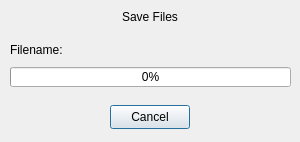
<?xml version="1.0" encoding="UTF-8"?>
<ui version="4.0">
 <class>ProgressMessage</class>
 <widget class="QDialog" name="ProgressMessage">
  <property name="geometry">
   <rect>
    <x>0</x>
    <y>0</y>
    <width>300</width>
    <height>142</height>
   </rect>
  </property>
  <property name="minimumSize">
   <size>
    <width>300</width>
    <height>142</height>
   </size>
  </property>
  <property name="maximumSize">
   <size>
    <width>300</width>
    <height>142</height>
   </size>
  </property>
  <property name="windowTitle">
   <string>Save Files</string>
  </property>
  <property name="windowIcon">
   <iconset resource="rcc.qrc">
    <normaloff>:/resources/icons/32x32/cil-3d.png</normaloff>:/resources/icons/32x32/cil-3d.png</iconset>
  </property>
  <layout class="QGridLayout" name="gridLayout">
   <property name="leftMargin">
    <number>0</number>
   </property>
   <property name="topMargin">
    <number>0</number>
   </property>
   <property name="rightMargin">
    <number>0</number>
   </property>
   <property name="bottomMargin">
    <number>0</number>
   </property>
   <property name="spacing">
    <number>0</number>
   </property>
   <item row="0" column="0">
    <widget class="QWidget" name="widget_main" native="true">
     <property name="sizePolicy">
      <sizepolicy hsizetype="Preferred" vsizetype="Expanding">
       <horstretch>0</horstretch>
       <verstretch>0</verstretch>
      </sizepolicy>
     </property>
     <property name="maximumSize">
      <size>
       <width>300</width>
       <height>300</height>
      </size>
     </property>
     <layout class="QGridLayout" name="gridLayout_3">
      <property name="leftMargin">
       <number>1</number>
      </property>
      <property name="topMargin">
       <number>1</number>
      </property>
      <property name="rightMargin">
       <number>1</number>
      </property>
      <property name="bottomMargin">
       <number>1</number>
      </property>
      <property name="spacing">
       <number>0</number>
      </property>
      <item row="0" column="0">
       <widget class="QFrame" name="frame_main">
        <property name="sizePolicy">
         <sizepolicy hsizetype="Preferred" vsizetype="Expanding">
          <horstretch>0</horstretch>
          <verstretch>0</verstretch>
         </sizepolicy>
        </property>
        <property name="minimumSize">
         <size>
          <width>0</width>
          <height>0</height>
         </size>
        </property>
        <property name="maximumSize">
         <size>
          <width>300</width>
          <height>300</height>
         </size>
        </property>
        <property name="frameShape">
         <enum>QFrame::NoFrame</enum>
        </property>
        <property name="frameShadow">
         <enum>QFrame::Raised</enum>
        </property>
        <layout class="QGridLayout" name="gridLayout_2">
         <property name="leftMargin">
          <number>0</number>
         </property>
         <property name="topMargin">
          <number>0</number>
         </property>
         <property name="rightMargin">
          <number>0</number>
         </property>
         <property name="bottomMargin">
          <number>12</number>
         </property>
         <property name="spacing">
          <number>0</number>
         </property>
         <item row="0" column="0">
          <widget class="QFrame" name="frame_top">
           <property name="minimumSize">
            <size>
             <width>0</width>
             <height>31</height>
            </size>
           </property>
           <property name="maximumSize">
            <size>
             <width>300</width>
             <height>31</height>
            </size>
           </property>
           <property name="mouseTracking">
            <bool>false</bool>
           </property>
           <property name="acceptDrops">
            <bool>false</bool>
           </property>
           <property name="frameShape">
            <enum>QFrame::NoFrame</enum>
           </property>
           <property name="frameShadow">
            <enum>QFrame::Raised</enum>
           </property>
           <layout class="QGridLayout" name="gridLayout_7">
            <property name="sizeConstraint">
             <enum>QLayout::SetDefaultConstraint</enum>
            </property>
            <property name="leftMargin">
             <number>0</number>
            </property>
            <property name="topMargin">
             <number>0</number>
            </property>
            <property name="rightMargin">
             <number>0</number>
            </property>
            <property name="bottomMargin">
             <number>0</number>
            </property>
            <property name="spacing">
             <number>0</number>
            </property>
            <item row="0" column="1">
             <widget class="QLabel" name="label_title">
              <property name="text">
               <string>Save Files</string>
              </property>
             </widget>
            </item>
            <item row="0" column="0">
             <spacer name="horizontalSpacer">
              <property name="orientation">
               <enum>Qt::Horizontal</enum>
              </property>
              <property name="sizeHint" stdset="0">
               <size>
                <width>40</width>
                <height>20</height>
               </size>
              </property>
             </spacer>
            </item>
            <item row="0" column="2">
             <spacer name="horizontalSpacer_9">
              <property name="orientation">
               <enum>Qt::Horizontal</enum>
              </property>
              <property name="sizeHint" stdset="0">
               <size>
                <width>40</width>
                <height>20</height>
               </size>
              </property>
             </spacer>
            </item>
           </layout>
          </widget>
         </item>
         <item row="1" column="0" rowspan="2">
          <widget class="QFrame" name="frame">
           <property name="minimumSize">
            <size>
             <width>0</width>
             <height>0</height>
            </size>
           </property>
           <property name="maximumSize">
            <size>
             <width>300</width>
             <height>79</height>
            </size>
           </property>
           <property name="frameShape">
            <enum>QFrame::NoFrame</enum>
           </property>
           <property name="frameShadow">
            <enum>QFrame::Raised</enum>
           </property>
           <widget class="QProgressBar" name="progressBar">
            <property name="geometry">
             <rect>
              <x>9</x>
              <y>35</y>
              <width>281</width>
              <height>20</height>
             </rect>
            </property>
            <property name="maximumSize">
             <size>
              <width>16777215</width>
              <height>20</height>
             </size>
            </property>
            <property name="value">
             <number>0</number>
            </property>
            <property name="alignment">
             <set>Qt::AlignCenter</set>
            </property>
           </widget>
           <widget class="QWidget" name="layoutWidget">
            <property name="geometry">
             <rect>
              <x>9</x>
              <y>7</y>
              <width>281</width>
              <height>21</height>
             </rect>
            </property>
            <layout class="QHBoxLayout" name="horizontalLayout">
             <item>
              <widget class="QLabel" name="label_name">
               <property name="sizePolicy">
                <sizepolicy hsizetype="Minimum" vsizetype="Preferred">
                 <horstretch>0</horstretch>
                 <verstretch>0</verstretch>
                </sizepolicy>
               </property>
               <property name="maximumSize">
                <size>
                 <width>100</width>
                 <height>16777215</height>
                </size>
               </property>
               <property name="text">
                <string>Filename:</string>
               </property>
              </widget>
             </item>
             <item>
              <widget class="QLabel" name="label_filename">
               <property name="sizePolicy">
                <sizepolicy hsizetype="Expanding" vsizetype="Preferred">
                 <horstretch>0</horstretch>
                 <verstretch>0</verstretch>
                </sizepolicy>
               </property>
               <property name="text">
                <string/>
               </property>
              </widget>
             </item>
            </layout>
           </widget>
          </widget>
         </item>
         <item row="3" column="0" alignment="Qt::AlignHCenter">
          <widget class="QPushButton" name="buttonCancel">
           <property name="sizePolicy">
            <sizepolicy hsizetype="Fixed" vsizetype="Fixed">
             <horstretch>0</horstretch>
             <verstretch>0</verstretch>
            </sizepolicy>
           </property>
           <property name="minimumSize">
            <size>
             <width>80</width>
             <height>24</height>
            </size>
           </property>
           <property name="maximumSize">
            <size>
             <width>16777215</width>
             <height>24</height>
            </size>
           </property>
           <property name="text">
            <string>Cancel</string>
           </property>
          </widget>
         </item>
        </layout>
       </widget>
      </item>
     </layout>
    </widget>
   </item>
  </layout>
 </widget>
 <resources>
  <include location="rcc.qrc"/>
 </resources>
 <connections/>
</ui>
